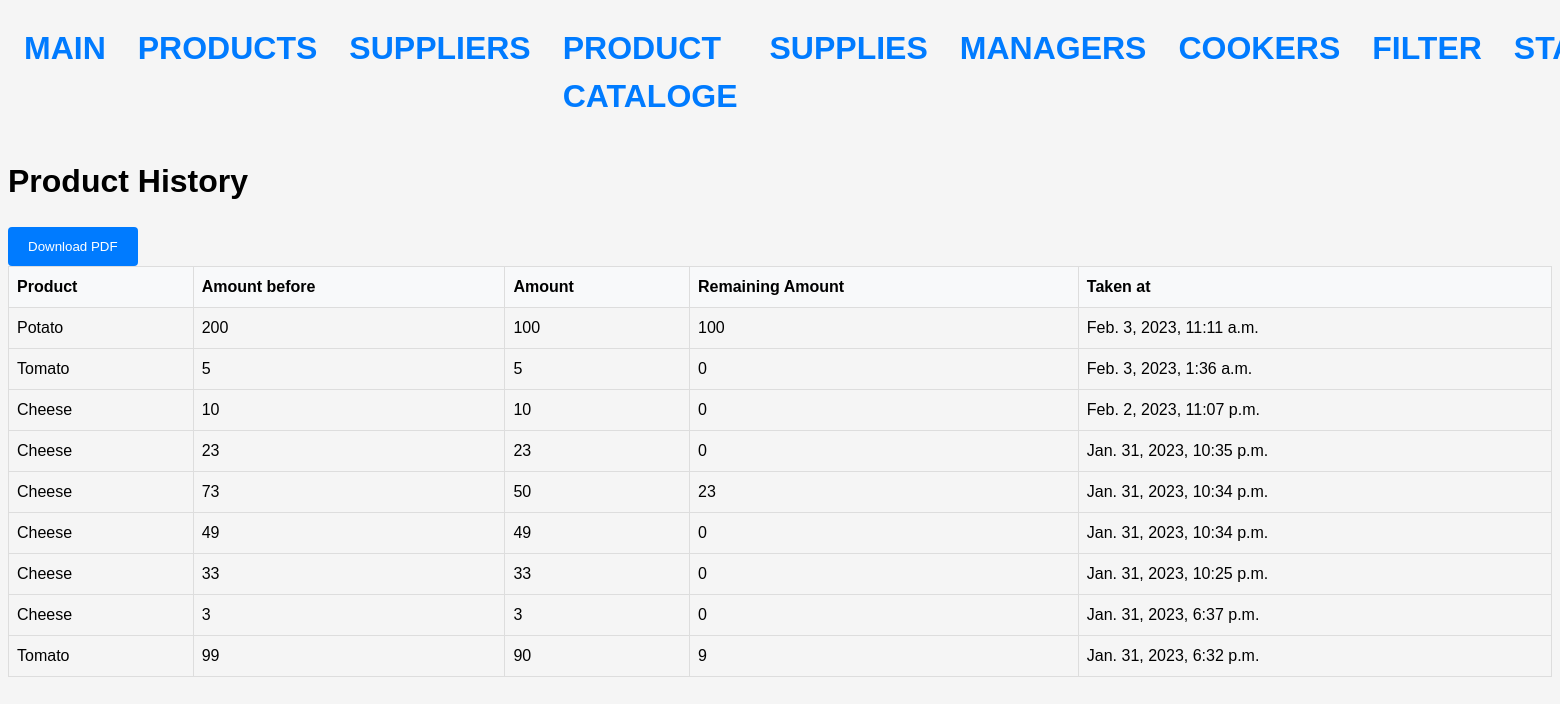
Before: /cooker/history/ with the older database file.
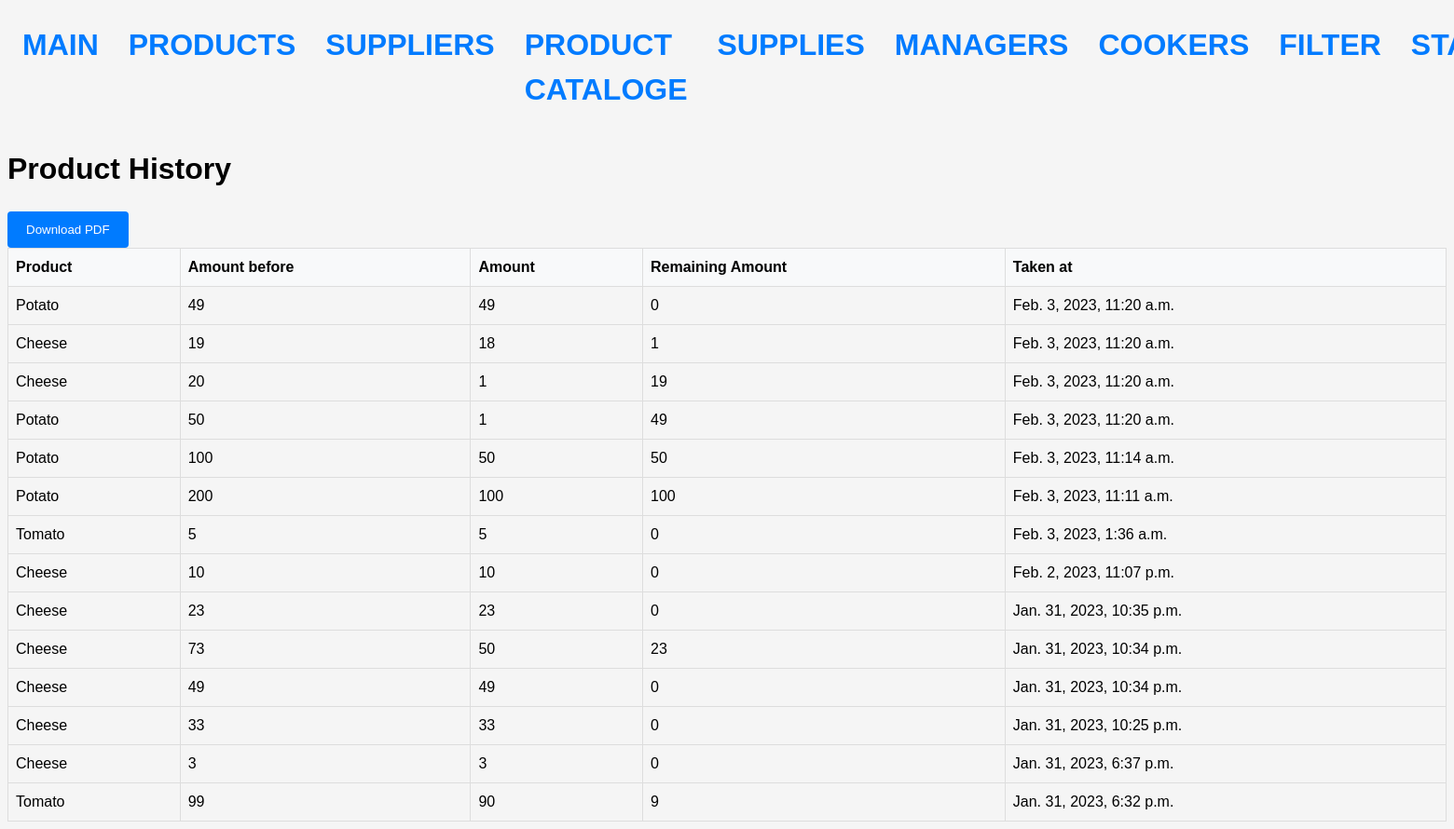
After: the same page with the newer database file.
### stock/models.py (models this page shows, shortened)
class StockHistory(models.Model):
    stock = models.ForeignKey(StockProduct, on_delete=models.CASCADE)
    amount = models.IntegerField()
    initial_amount = models.IntegerField(default=1)
    final_amount = models.IntegerField(default=1)
    created_at = models.DateTimeField(auto_now_add=True)

class StockProduct(Model):
    product = models.ForeignKey(Product, on_delete=models.CASCADE)
    amount = models.IntegerField()
    expired_at = models.DateField()

class Product(Model):
    name = models.CharField(max_length=64)
    term = models.IntegerField()
    measure = models.ForeignKey(Measure, on_delete=models.CASCADE)

### stock/views.py (the view)
# urls.py: path('cooker/history/', CookerProductHistoryView.as_view(), name='cooker_product_history'),
class CookerProductHistoryView(TemplateView):
    template_name = 'cooker/cooker_product_history.html'
    def get_context_data(self, **kwargs):
        context = super().get_context_data(**kwargs)
        history = StockHistory.objects.all().order_by('-created_at')
        context['history'] = history
        return context

### templates/cooker/cooker_product_history.html
{% extends 'base.html' %}
{% block content %}
<h1>Product History</h1>
<form action="{% url 'download_pdf' %}" method="get">
    <input type="submit" value="Download PDF">
</form>
<table>
<thead>
<tr>
<th>Product</th>
<th>Amount before</th>
<th>Amount</th>
<th>Remaining Amount</th>
<th>Taken at</th>
</tr>
</thead>
<tbody>
{% for item in history %}
<tr>
<td>{{ item.stock.product.name }}</td>
<td>{{ item.initial_amount }}</td>
<td>{{ item.amount }}</td>
<td>{{ item.final_amount }}</td>
<td>{{ item.created_at }}</td>
</tr>
{% endfor %}
</tbody>
</table>
{% endblock %}

### templates/base.html (shortened to what this page needs)
<!DOCTYPE html>
{%load static%}
{% include 'navbar.html' %}
<html>
<head>
    <link rel="stylesheet" type="text/css" href="{% static 'styles/styles.css' %}">
</head>
<body>
    {% block content %}{% endblock %}
</body>
</html>

### templates/navbar.html
<div style="display: flex; flex-wrap: nowrap;">
    <a href="{% url 'stock'%}">
    <h1>MAIN</h1>
</a>
<a href="{% url 'product' %}">
    <h1>PRODUCTS</h1>
</a>
<a href="{% url 'supplier' %}">
    <h1>SUPPLIERS</h1>
</a>
<a href="{%url 'supplier_product_list'%}">
    <h1>PRODUCT CATALOGE</h1>
</a>
<a href="{%url 'supplies'%}">
    <h1>SUPPLIES</h1>
</a>
<a href="{% url 'manager'%}">
    <h1>MANAGERS</h1>
</a>
<a href="{% url 'cooker'%}">
    <h1>COOKERS</h1>
</a>
<a href="{% url 'filter'%}">
    <h1>FILTER</h1>
</a>
<a href="{%url 'statistics'%}">
    <h1>STATISTICS</h1>
</a>
</div>

### static/styles/styles.css (style rules this page uses)
body { font-family: Arial, sans-serif; font-size: 16px; line-height: 1.5; background-color: #f5f5f5; }
h1, h2, h3, h4, h5, h6 { font-weight: bold; margin-top: 0; }
a { color: #007bff; text-decoration: none; margin: 1em; }
table { width: 100%; border-collapse: collapse; }
th, td { border: 1px solid #ddd; padding: 8px; text-align: left; }
th { background-color: #f8f9fa; }
input[type="submit"] { background-color: #007bff; color: #fff; padding: 12px 20px; border: none; border-radius: 4px; cursor: pointer; }

Changed rows visible on the page:
added StockHistory: stock.product.name "Potato", initial_amount "49", amount "49", final_amount "0", created_at "Feb. 3, 2023, 11:20 a.m."
added StockHistory: stock.product.name "Cheese", initial_amount "19", amount "18", final_amount "1", created_at "Feb. 3, 2023, 11:20 a.m."
added StockHistory: stock.product.name "Cheese", initial_amount "20", amount "1", final_amount "19", created_at "Feb. 3, 2023, 11:20 a.m."
added StockHistory: stock.product.name "Potato", initial_amount "50", amount "1", final_amount "49", created_at "Feb. 3, 2023, 11:20 a.m."
added StockHistory: stock.product.name "Potato", initial_amount "100", amount "50", final_amount "50", created_at "Feb. 3, 2023, 11:14 a.m."
